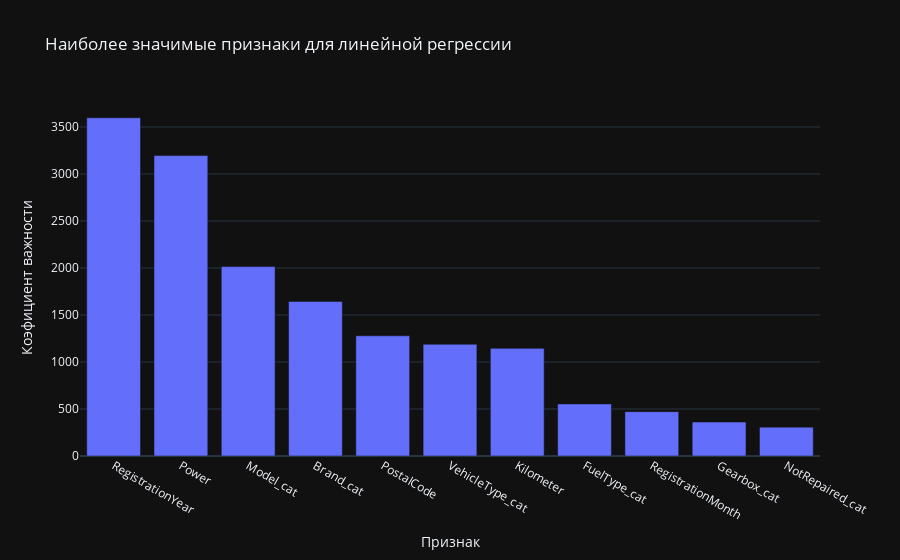

The code cell stored with this chart in its notebook:
### Code cell
feat_importances = pd.Series(lgbm_model.feature_importances_, index=features_train.columns).sort_values(ascending=False)
fig = px.bar(feat_importances, title='Наиболее значимые признаки для линейной регрессии')

fig.update_layout(
    showlegend=False
)

fig.update_xaxes(
    title='Признак'
)

fig.update_yaxes(
    title='Коэфициент важности'
)

fig.show()

### Figure 1 — Plotly figure (JSON) as saved in the notebook; plotly's stock layout.template omitted (floating-point values rounded to 4 significant figures)
{"data": [{"alignmentgroup": "True", "hovertemplate": "variable=0<br>index=%{x}<br>value=%{y}<extra></extra>", "legendgroup": "0", "marker": {"color": "#636efa", "pattern": {"shape": ""}}, "name": "0", "offsetgroup": "0", "orientation": "v", "showlegend": true, "textposition": "auto", "x": ["RegistrationYear", "Power", "Model_cat", "Brand_cat", "PostalCode", "VehicleType_cat", "Kilometer", "FuelType_cat", "RegistrationMonth", "Gearbox_cat", "NotRepaired_cat"], "xaxis": "x", "y": [3598, 3196, 2015, 1644, 1279, 1189, 1145, 554, 472, 361, 307], "yaxis": "y", "type": "bar"}], "layout": {"xaxis": {"anchor": "y", "domain": [0.0, 1.0], "title": {"text": "Признак"}}, "yaxis": {"anchor": "x", "domain": [0.0, 1.0], "title": {"text": "Коэфициент важности"}}, "legend": {"title": {"text": "variable"}, "tracegroupgap": 0}, "title": {"text": "Наиболее значимые признаки для линейной регрессии"}, "barmode": "relative", "showlegend": false}}
